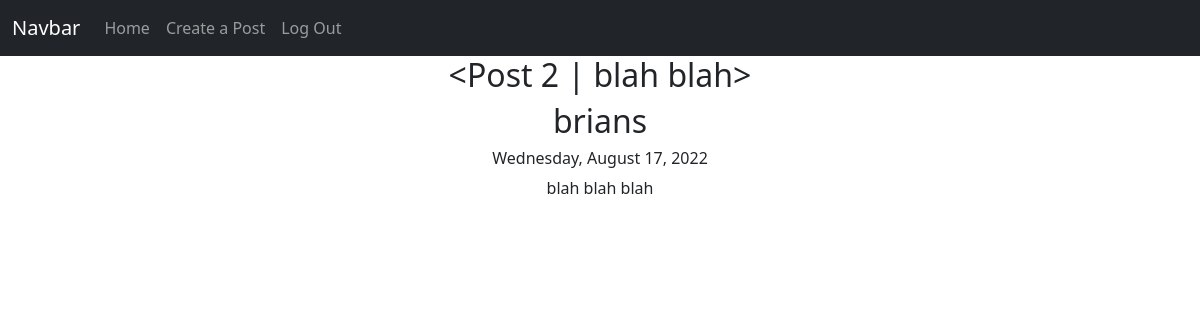
/posts/2 (signed in), run on the app's committed database.
### app/models.py (models this page shows, shortened)
class Post(db.Model):
    id = db.Column(db.Integer, primary_key=True)
    title = db.Column(db.String(50), nullable=False)
    body = db.Column(db.String(255), nullable=False)
    date_created = db.Column(db.DateTime, nullable=False, default=datetime.utcnow)
    user_id = db.Column(db.Integer, db.ForeignKey('user.id')) # SQL Equivalent = FOREIGN KEY(user_id) REFERENCES user(id)
    def __repr__(self):
        return f"<Post {self.id} | {self.title}>"

class User(db.Model, UserMixin):
    id = db.Column(db.Integer, primary_key=True)
    email = db.Column(db.String(50), nullable=False, unique=True)
    username = db.Column(db.String(50), nullable=False, unique=True)
    password = db.Column(db.String(256), nullable=False)
    date_created = db.Column(db.DateTime, nullable=False, default=datetime.utcnow) # Coordinated Universal Time (always save it to this time when storing, and convert it later on front end)
    posts = db.relationship('Post', backref='author', lazy='dynamic')
    token = db.Column(db.String(32), index=True, unique=True)
    token_expiration = db.Column(db.DateTime)

### app/routes.py (the view)
@app.route('/posts/<post_id>') # angle brackets means whatever inside is variable
@login_required
def view_post(post_id):
    post = Post.query.get_or_404(post_id)
    return render_template('post.html', post=post)

### app/models.py (called while the page is built)
@login.user_loader
def load_user(user_id):
    return User.query.get(user_id)

### app/templates/post.html (shortened to what this page needs)
{% extends 'base.html' %}
{% block content %}
    <h2 class="text-center">{{ post }}</h2>
    <h2 class="text-center">{{ post.author.username }}</h2>
    <h6 class="text-center">{{ post.date_created.strftime('%A, %B %d, %Y') }}</h6>
    <p class="text-center">{{ post.body }}</p>
{% endblock content %}

### data on the page
Post: id+title "<Post 2 | blah blah>", date_created "Wednesday, August 17, 2022", body "blah blah blah"
User: author.username "brians"
